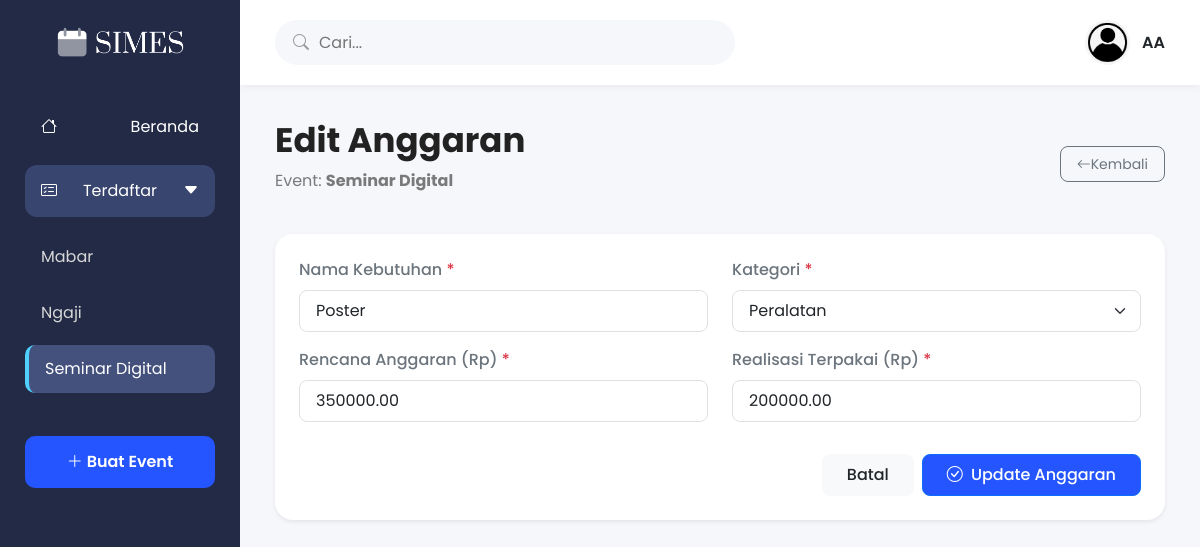
Page /budgets/edit.php?id_anggaran=19&id_event=9 (signed in) on the committed database.
### tables this page shows
CREATE TABLE IF NOT EXISTS `events` (
  `id_event` int(11) NOT NULL AUTO_INCREMENT,
  `id_user` int(11) NOT NULL,
  `nama_event` varchar(150) NOT NULL,
  `kategori_event` varchar(100) NOT NULL,
  `lokasi` varchar(150) NOT NULL,
  `tanggal` date NOT NULL,
  `waktu` time NOT NULL,
  `penanggung_jawab` varchar(100) NOT NULL,
  `deskripsi` text DEFAULT NULL,
  `banner` varchar(255) DEFAULT NULL,
  `status_event` enum('draft','akan datang','berlangsung','selesai') DEFAULT 'draft',
  `created_at` timestamp NOT NULL DEFAULT current_timestamp(),
  PRIMARY KEY (`id_event`),
  KEY `fk_events_user` (`id_user`)
);

CREATE TABLE IF NOT EXISTS `budgets` (
  `id_anggaran` int(11) NOT NULL AUTO_INCREMENT,
  `id_event` int(11) NOT NULL,
  `kebutuhan` varchar(150) NOT NULL,
  `kategori` varchar(100) NOT NULL,
  `anggaran` decimal(15,2) NOT NULL DEFAULT 0.00,
  `realisasi` decimal(15,2) NOT NULL DEFAULT 0.00,
  `status` enum('belum terealisasi','dalam anggaran','sesuai','melebihi') DEFAULT 'belum terealisasi',
  `created_at` timestamp NOT NULL DEFAULT current_timestamp(),
  PRIMARY KEY (`id_anggaran`),
  KEY `fk_budgets_event` (`id_event`)
);

### budgets/edit.php (the view, shortened to what this page needs)
<?php
include '../config/database.php';
$id_anggaran = (int) $_GET['id_anggaran'];
$id_event    = (int) $_GET['id_event'];
$id_user     = $_SESSION['id_user'];
$nama_user   = $_SESSION['nama'];
$cek = mysqli_query($conn, "SELECT id_event, nama_event FROM events WHERE id_event='$id_event' AND id_user='$id_user'");
$event = mysqli_fetch_assoc($cek);
$query = "SELECT * FROM budgets WHERE id_anggaran='$id_anggaran' AND id_event='$id_event' LIMIT 1";
$result = mysqli_query($conn, $query);
$budget = mysqli_fetch_assoc($result);
$query_sidebar = "SELECT id_event, nama_event FROM events WHERE id_user = '$id_user' ORDER BY id_event DESC";
$result_sidebar = mysqli_query($conn, $query_sidebar);
?>
<!DOCTYPE html>
<html lang="id">
<head>
    <link href="https://cdn.jsdelivr.net/npm/bootstrap@5.3.3/dist/css/bootstrap.min.css" rel="stylesheet">
    <link rel="stylesheet" href="https://cdn.jsdelivr.net/npm/bootstrap-icons@1.11.3/font/bootstrap-icons.css">
    <link rel="stylesheet" href="../assets/css/anggaran.css?v=2">
</head>
<body>
<div class="wrapper">
    <aside class="sidebar">
        <div class="logo"><img src="../assets/img/logo.png" alt="SIMES"></div>
        <ul class="menu">
            <li><a href="../beranda.php"><i class="bi bi-house"></i> Beranda</a></li>
            <li class="active"><a href="#"><i class="bi bi-card-checklist"></i> Terdaftar <i class="bi bi-caret-down-fill arrow"></i></a></li>
        </ul>
        <div class="event-list">
            <?php while ($row = mysqli_fetch_assoc($result_sidebar)): ?>
                <a class="<?php echo ($row['id_event'] == $id_event) ? 'selected' : ''; ?>" href="index.php?id_event=<?php echo $row['id_event']; ?>">
                    <?php echo htmlspecialchars($row['nama_event']); ?>
                </a>
            <?php endwhile; ?>
        </div>
        <button class="btn-event" onclick="window.location.href='../events/create.php'"><i class="bi bi-plus-lg"></i> Buat Event</button>
    </aside>
    <main class="main-content">
        <header class="topbar">
            <div class="search"><i class="bi bi-search"></i><input type="text" placeholder="Cari..."></div>
            <div class="profile">
                <img src="../assets/img/profile.jpg" alt="Profile" style="width: 45px !important; height: 45px !important; border-radius: 50% !important; object-fit: cover !important; display: block !important;">
                <span><?php echo htmlspecialchars($nama_user); ?></span>
            </div>
        </header>
        <div class="content">
            <div class="content-header d-flex justify-content-between align-items-center">
                <div>
                    <h2>Edit Anggaran</h2>
                    <p>Event: <strong><?php echo htmlspecialchars($event['nama_event']); ?></strong></p>
                </div>
                <a href="index.php?id_event=<?php echo $id_event; ?>" class="btn btn-outline-secondary btn-sm rounded-3 w-auto px-3"><i class="bi bi-arrow-left"></i> Kembali</a>
            </div>
            <div class="card border-0 shadow-sm p-4" style="border-radius: 18px; background: #ffffff;">
                <form action="update.php" method="POST" onsubmit="return confirmValidate(this);">
                    <div class="row">
                        <div class="col-md-6 mb-3">
                            <label class="form-label fw-medium text-secondary">Nama Kebutuhan <span class="text-danger">*</span></label>
                            <input type="text" name="kebutuhan" class="form-control px-3 py-2 rounded-3" value="<?php echo htmlspecialchars($budget['kebutuhan']); ?>" required>
                        </div>
                        <div class="col-md-6 mb-3">
                            <label class="form-label fw-medium text-secondary">Kategori <span class="text-danger">*</span></label>
                            <select class="form-select px-3 py-2 rounded-3" name="kategori" required>
                                <?php
                                $categories = ["Konsumsi", "Logistik", "Publikasi", "Transportasi", "Peralatan", "Honorarium", "Lainnya"];
                                foreach($categories as $cat) {
                                    $selected = (strtolower($budget['kategori']) == strtolower($cat)) ? 'selected' : '';
                                    echo "<option value='$cat' $selected>$cat</option>";
                                }
                                ?>
                            </select>
                        </div>
                    </div>
                    <div class="row">
                        <div class="col-md-6 mb-4">
                            <label class="form-label fw-medium text-secondary">Rencana Anggaran (Rp) <span class="text-danger">*</span></label>
                            <input type="number" name="anggaran" class="form-control px-3 py-2 rounded-3" min="0" value="<?php echo $budget['anggaran']; ?>" required>
                        </div>
                        <div class="col-md-6 mb-4">
                            <label class="form-label fw-medium text-secondary">Realisasi Terpakai (Rp) <span class="text-danger">*</span></label>
                            <input type="number" name="realisasi" class="form-control px-3 py-2 rounded-3" min="0" value="<?php echo $budget['realisasi']; ?>" required>
                        </div>
                    </div>
                    <div class="d-flex gap-2 justify-content-end mt-2">
                        <a href="index.php?id_event=<?php echo $id_event; ?>" class="btn btn-light px-4 py-2 rounded-3 fw-medium text-dark text-decoration-none">Batal</a>
                        <button type="submit" class="btn btn-primary px-4 py-2 rounded-3 fw-medium" style="background: #2455FF;"><i class="bi bi-check-circle me-1"></i> Update Anggaran</button>
                    </div>
                </form>
            </div>
        </div>
    </main>
</div>
</body>
</html>

### assets/css/anggaran.css (style rules this page uses)
* { margin:0; padding:0; box-sizing:border-box; font-family:'Poppins',sans-serif; }
body { background:#F5F7FB; }
.wrapper { display:flex; min-height:100vh; }
.sidebar { width:240px; background:#222A45; color:#fff; position:fixed; left:0; top:0; bottom:0; padding:25px; }
.logo { text-align:center; margin-bottom:40px; }
.logo img { width:130px; }
.menu { list-style:none; padding:0; }
.menu li { margin-bottom:12px; }
.menu li a { color:#fff; text-decoration:none; display:flex; justify-content:space-between; align-items:center; padding:14px 16px; border-radius:12px; transition:.3s; }
.menu li.active a { background:#38456E; }
.event-list { margin-top:15px; }
.event-list a { display:block; color:#D7D7D7; text-decoration:none; padding:12px 16px; border-radius:10px; margin-bottom:8px; transition:.3s; }
.event-list .selected { background:#44517D; border-left:4px solid #4FD0FF; color:#fff; }
.btn-event { width:100%; margin-top:35px; border:none; background:#2455FF; color:#fff; padding:14px; border-radius:10px; font-weight:600; transition:.3s; }
.main-content { margin-left:240px; width:calc(100% - 240px); }
.topbar { height:85px; background:#fff; display:flex; justify-content:space-between; align-items:center; padding:0 35px; box-shadow:0 2px 8px rgba(0,0,0,.05); }
.search { width:460px; height:45px; background:#F5F7FB; border-radius:30px; display:flex; align-items:center; padding:0 18px; }
.search i { color:#9A9A9A; }
.search input { width:100%; border:none; outline:none; background:transparent; margin-left:10px; }
.profile { display:flex; align-items:center; gap:12px; }
.profile img { width:45px; height:45px; border-radius:50%; object-fit:cover; }
.profile span { font-weight:600; }
.content { padding:35px; }
.content-header { margin-bottom:25px; }
.content-header h2 { font-size:34px; font-weight:700; color:#222; }
.content-header p { color:#7A7A7A; margin-top:5px; }
.btn-sm { width:36px; height:36px; border-radius:10px; display:inline-flex; align-items:center; justify-content:center; }
.btn-sm i { font-size:14px; }

### rows in the picture
events: nama_event "Mabar"
events: nama_event "Ngaji"
events: nama_event "Seminar Digital"
budgets: kebutuhan "Poster", anggaran "350000.00", realisasi "200000.00"

### other values in the picture
$nama_user "AA"
form field kategori "Peralatan"
